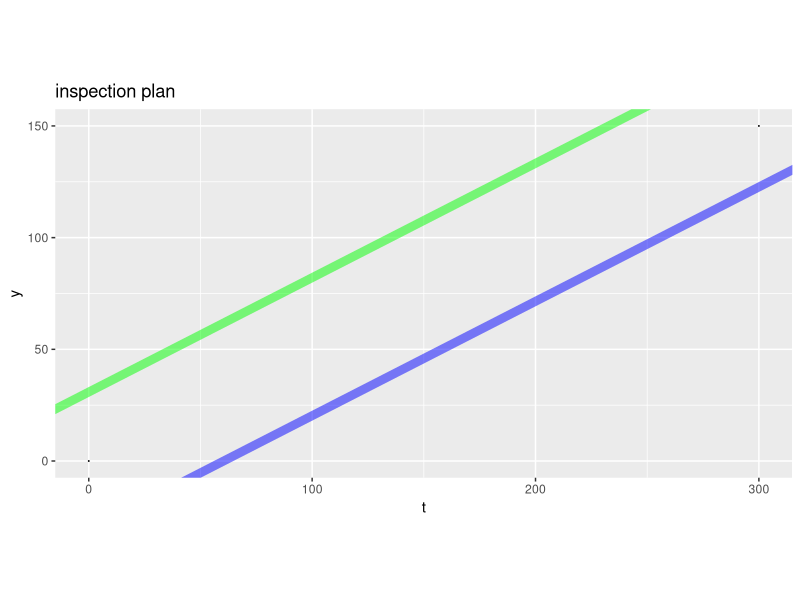
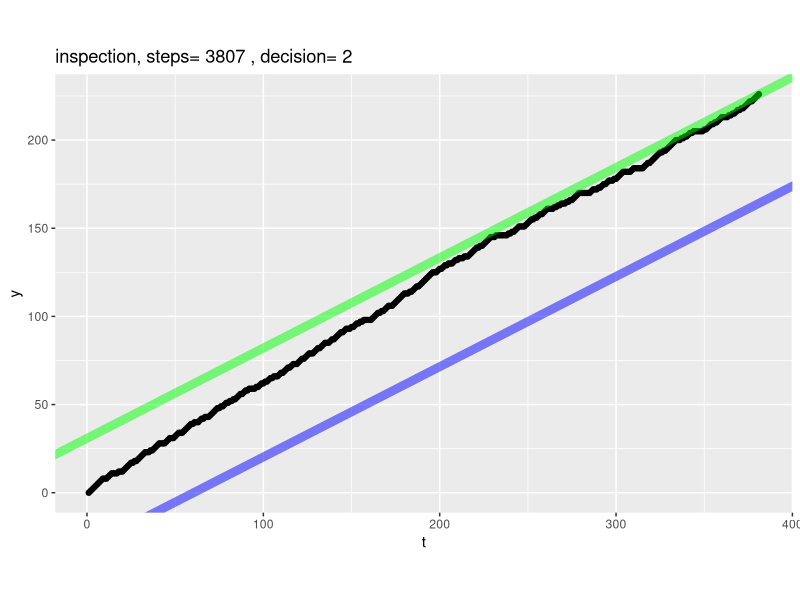
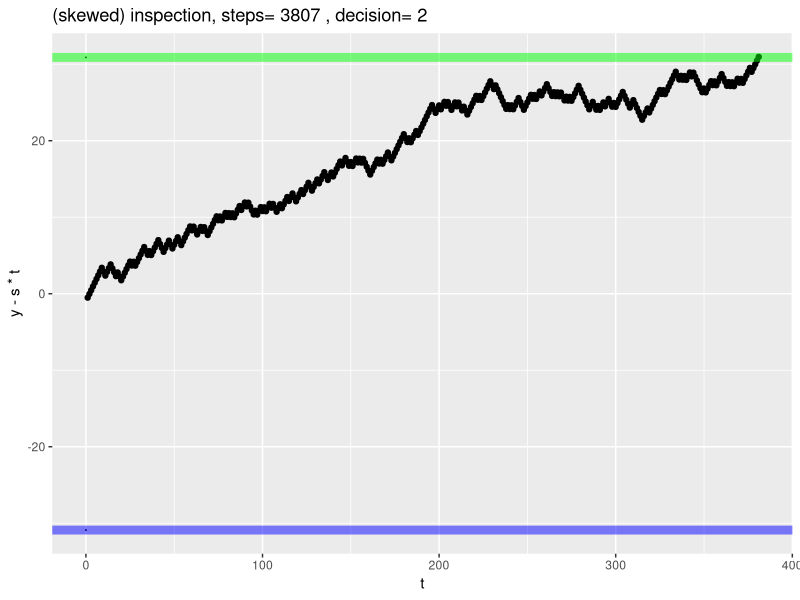

These figures' R source, in order: (Note: this script raises an error after producing the figures.)
## ---- chunk 1
# User chosen parameters. 
# We are sticking to a special simple symmetric case of Wald's system.
# All we are saying is we value relative error and probability of mistake symmetrically.
relDiff <- 0.1  # measure to relative rate of 10%
errorProb <- 0.05 # accept 5% chance of making wrong decision

# plug into Wald parameters
u1 <- (1+relDiff)
u0 <- 1
a <- errorProb
b <- errorProb

# Equations 6:7 and 6:8 of Section 6.4.2, page 111, Abraham Wald, Sequential Analysis, Dover 2004
# Sequential inspection plan
s <- log((1+u1)/(1+u0))/(log(u1)-log(u0))
h0 <- log(b/(1-a))/(log(u1)-log(u0))
h1 <- log((1-b)/a)/(log(u1)-log(u0))

library('ggplot2')
ggplot(data=data.frame(t=c(0,300),y=c(0,150)),
       mapping=aes(x=t,y=y)) +
  geom_point(size=0) +
  geom_abline(slope=s,intercept=h0,
              color='blue',size=3,alpha=0.5) +
  geom_abline(slope=s,intercept=h1,
              color='green',size=3,alpha=0.5) +
  coord_fixed() +
  ggtitle("inspection plan")
## ---- chunk 2
set.seed(3525)

# Unknown rates
p1 <- 0.05
p2 <- 0.055

simulate <- function(s,h0,h1,p1,p2) {
  # statistics we are tracking
  runLength <- 0
  t <- 0
  y <- 0
  
  d <- data.frame(t=rep(NA,1000),y=NA)
  inBounds <- TRUE
  while(inBounds) {
    c1 <- runif(1)<=p1
    c2 <- runif(1)<=p2
    if(c1!=c2) {
      t <- t+1
      y <- y+c2
      if(t<=nrow(d)) {
        d$t[[t]] <- t
        d$y[[t]] <- y
      }
      inBounds <- (y<=h1+s*t)&&(y>=h0+s*t)
    }
    runLength <- runLength+1
  }
  d <- d[!is.na(d$t),]
  decision <- ifelse(y/t>s,2,1)
  list(d=d,
       summary=data.frame(t=t,
                          y=y,
                          runLength=runLength,
                          decision=decision))
}

sim <- simulate(s,h0,h1,p1,p2)
ggplot(data=sim$d,mapping=aes(x=t,y=y)) +
  geom_point() + geom_line() +
  geom_abline(slope=s,intercept=h0,
              color='blue',size=3,alpha=0.5) +
  geom_abline(slope=s,intercept=h1,
              color='green',size=3,alpha=0.5) +
  coord_fixed() +
  ggtitle(paste("inspection, steps=",sim$summary$runLength,
                ', decision=',sim$summary$decision))
## ---- chunk 3
ggplot(data=sim$d,mapping=aes(x=t,y=y-s*t)) +
  geom_point(data=data.frame(x=c(0,0),y=c(-h1,h1)),
             mapping=aes(x=x,y=y),size=0) +
  geom_point() + geom_line() +
  geom_abline(slope=0,intercept=h0,
              color='blue',size=3,alpha=0.5) +
  geom_abline(slope=0,intercept=h1,
              color='green',size=3,alpha=0.5) +
  ggtitle(paste("(skewed) inspection, steps=",sim$summary$runLength,
                ', decision=',sim$summary$decision))
## ---- chunk 4
parallelCluster <- parallel::makeCluster(parallel::detectCores())
mkWorker <- function(s,h0,h1,p1,p2,simulate) {
  force(s)
  force(h0)
  force(h1)
  force(p1)
  force(p2)
  force(simulate)
  function(i) {
    si <- simulate(s,h0,h1,p1,p2)
    si$d$rep <- i
    si$summary$rep <- i
    si
  }
}
worker <- mkWorker(s,h0,h1,p1,p2,simulate)
reps <- parallel::parLapply(parallelCluster,
                            1:100,
                            worker)
parallel::stopCluster(parallelCluster)
parallelCluster <- NULL

d <- do.call(rbind,lapply(reps,function(r) {r$d}))
sum <- do.call(rbind,lapply(reps,function(r) {r$summary}))
print(summary(sum))

ggplot(data=d,mapping=aes(x=t,y=y-s*t)) +
  geom_point(data=data.frame(x=c(0,0),y=c(-h1,h1)),
             mapping=aes(x=x,y=y),size=0) +
  geom_line(alpha=0.5,mapping=aes(group=as.factor(rep))) +
  geom_smooth(color='orange') +
  geom_density2d(color='gold') +
  geom_abline(slope=0,intercept=h0,
              color='blue',size=3,alpha=0.5) +
  geom_abline(slope=0,intercept=h1,
              color='green',size=3,alpha=0.5) +
  ggtitle("(skewed) many repetitions of the experiment")

ggplot(data=sum,mapping=aes(x=runLength)) + 
  geom_density(adjust=0.2) + ggtitle('experiment run times')
## ---- chunk 5
(1/(p1+p2-p1*p2))*(h1-h0)^2
mean(sum$runLength)
summary(as.factor(sum$decision))
